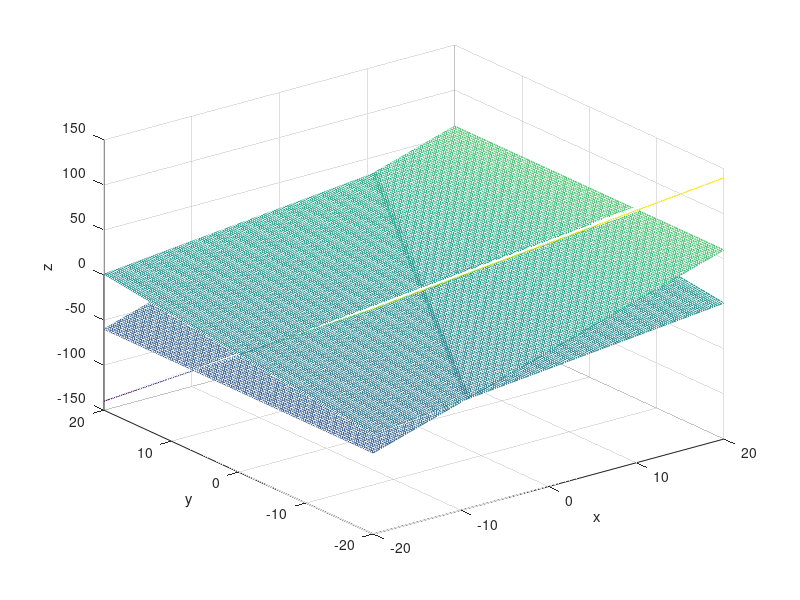

This chart was generated by the following MATLAB code:
%Code by William E. Tavernetti
%
% <---- That symbol means "comment," the code does not "read" comments. 
%
% INSTRUCTIONS: "uncomment" the examples one at a time and "run" them. 
%
%Plotting Examples
clc; clear; close all

%--------------------------------------------------------------------------
%Intersecting Lines
%--------------------------------------------------------------------------
%x = linspace(-5,5,100);
%plot(x,2*x+3,'r-',x,-x+1,'b-'),
%xlabel('x'),ylabel('y'),axis on
%title('Lines intersecting in the plane')
%--------------------------------------------------------------------------
%Quadratic Surfaces
%--------------------------------------------------------------------------
% x = -20:.25:20; y = x; 
% [X Y] = meshgrid(x,y);  %make a 2D Mesh
% mesh(X,Y,X.^2+Y.^2) %Paraboloid
% mesh(X,Y,sqrt(X.^2+Y.^2)) %Cone
% mesh(X,Y,X.^2-Y.^2) %Hyperbolic Paraboloid
% xlabel('x'),ylabel('y'),zlabel('z')
%--------------------------------------------------------------------------
%Intersecting planes
%--------------------------------------------------------------------------
  x = -20:.25:20; y = x; 
 [X Y] = meshgrid(x,y);  %make a 2D Mesh
 mesh(X,Y,1+X+Y), hold on
 mesh(X,Y,X-6.*Y),
 mesh(X,Y,3.*X)
 xlabel('x'),ylabel('y'),zlabel('z')
%--------------------------------------------------------------------------
%General Surfaces 
%--------------------------------------------------------------------------
% x = -10:.1:10;
% [X Y] = meshgrid(x,x);  %make a 2D Mesh
% mesh(X,Y,cos(X).*sin(Y)) %sines and cosines in 2D
% xlabel('x'),ylabel('y'),zlabel('z')